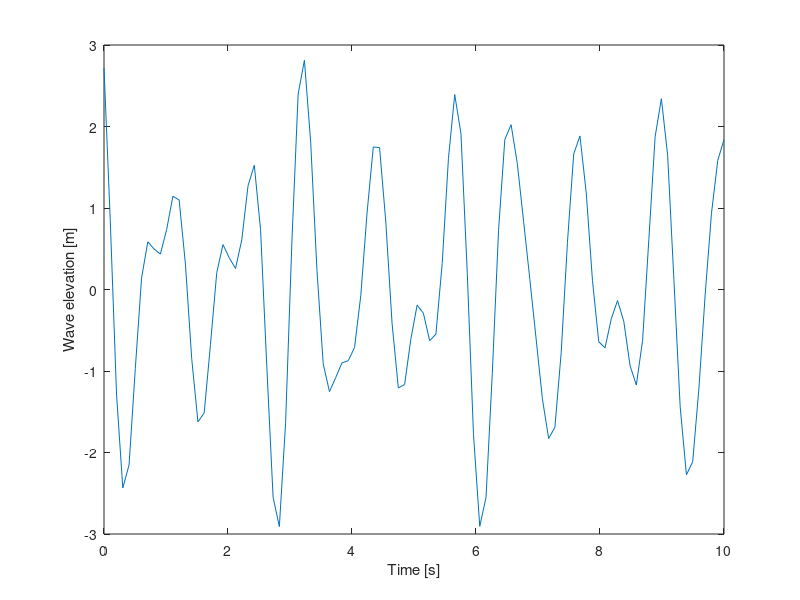
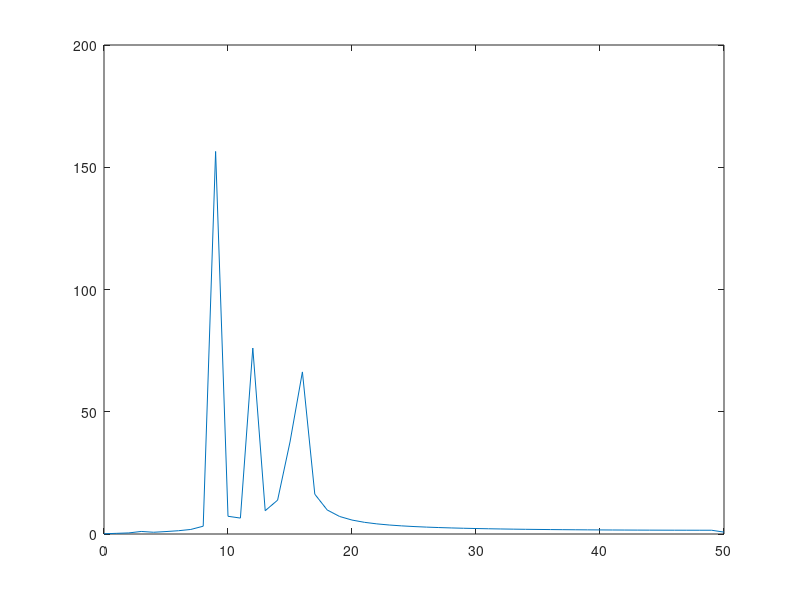
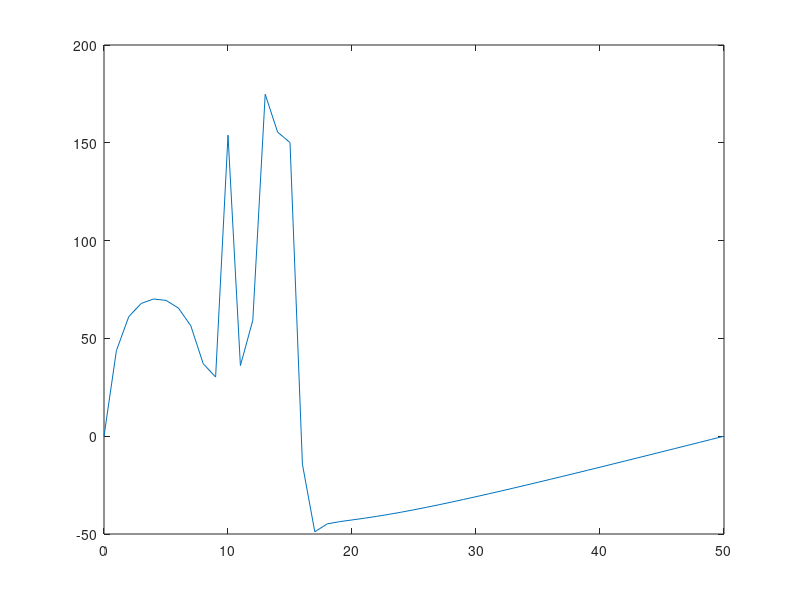

The MATLAB source for these figures, in order:
% Replicating
% https://www.usna.edu/NAOE/_files/documents/Courses/EN455/AY20_Notes/EN455LaboratoryAssignmentsAY20_IrregularWaves.pdf 

% Linear supersition - adding together regular waves to model irregular
% waves
close all
clear all



Fs = 100; % sampling frequency
SuperWave1 = zeros(1,Fs);
for i = 1:4 % number of regular waves
    t = linspace(0,10,Fs);
    freqHz = rand*2;
    freq = 2*pi*freqHz;
    
    freqHz2 = rand*2;
    freq2 = 2*pi*freqHz2;
    amp1 = rand;
    amp2 = rand;
    Wave1 = amp1*cos(freq*t);
    Wave2 = amp2*cos(freq2*t+pi/4);%pi/4 is a phase shift

    SuperWave1 = SuperWave1 + Wave1 + Wave2;
end

%conFigure(11,3)
f1 = figure;
plot(t,SuperWave1)
xlabel('Time [s]')
ylabel('Wave elevation [m]')




% Perform Fourier transform
IrregularWave1 = SuperWave1;
L = length(IrregularWave1);

if mod(L,2) == 0
    n = L/2;
else
    n = (L-1)/2;
end

WaveFFT = fft(IrregularWave1);
WaveFFt = WaveFFT/L;

WaveMag2 = abs(WaveFFT);
WavePhase2 = angle(WaveFFT)*180/pi;
WaveMag = WaveMag2(1:n+1);
WaveMag(2:end-1) = 2*WaveMag(2:end-1);
WavePhase = WavePhase2(1:n+1);

f = Fs*(0:n)/L;

f2 = figure;
plot(f,WaveMag)
f3 = figure;
plot(f,WavePhase)
